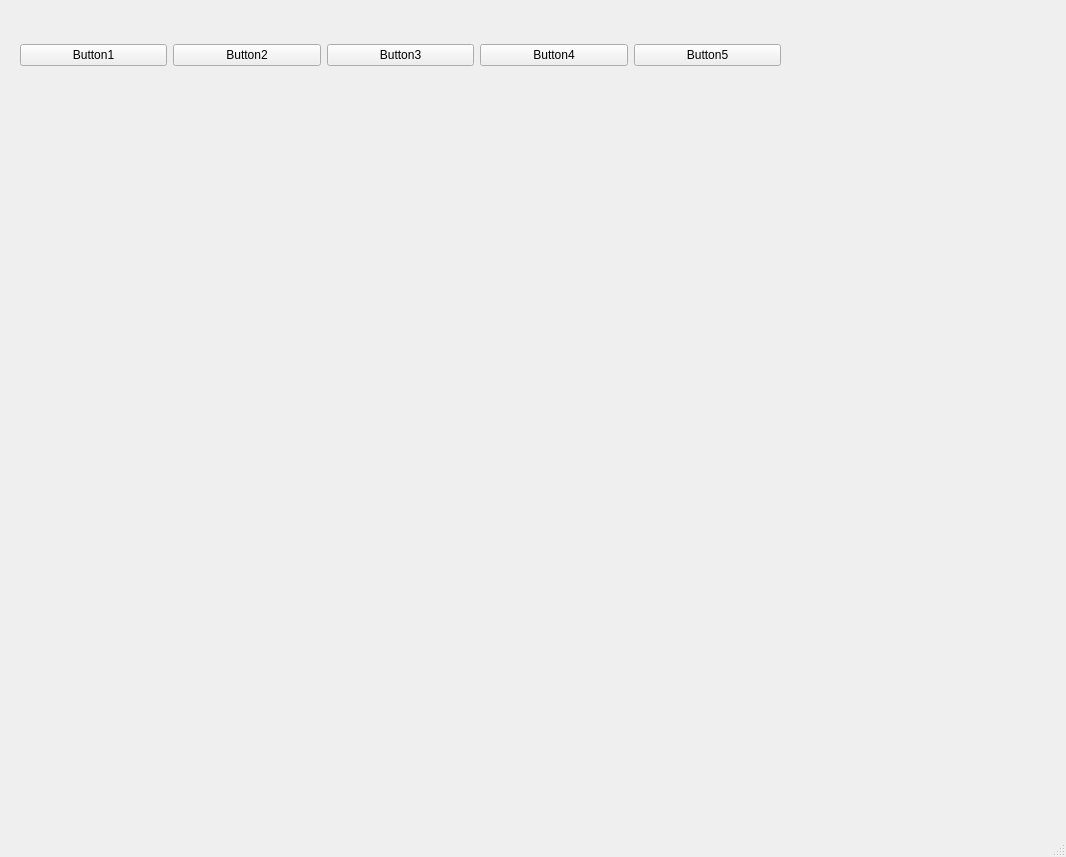
<?xml version="1.0" encoding="UTF-8"?>
<ui version="4.0">
 <class>MainWindow</class>
 <widget class="QMainWindow" name="MainWindow">
  <property name="geometry">
   <rect>
    <x>0</x>
    <y>0</y>
    <width>1066</width>
    <height>857</height>
   </rect>
  </property>
  <property name="windowTitle">
   <string>MainWindow</string>
  </property>
  <widget class="QWidget" name="centralwidget">
   <widget class="QWidget" name="">
    <property name="geometry">
     <rect>
      <x>20</x>
      <y>20</y>
      <width>761</width>
      <height>71</height>
     </rect>
    </property>
    <layout class="QHBoxLayout" name="horizontalLayout">
     <item>
      <widget class="QPushButton" name="pushButton">
       <property name="text">
        <string>Button1</string>
       </property>
      </widget>
     </item>
     <item>
      <widget class="QPushButton" name="pushButton_2">
       <property name="text">
        <string>Button2</string>
       </property>
      </widget>
     </item>
     <item>
      <widget class="QPushButton" name="pushButton_3">
       <property name="text">
        <string>Button3</string>
       </property>
      </widget>
     </item>
     <item>
      <widget class="QPushButton" name="pushButton_4">
       <property name="text">
        <string>Button4</string>
       </property>
      </widget>
     </item>
     <item>
      <widget class="QPushButton" name="pushButton_5">
       <property name="text">
        <string>Button5</string>
       </property>
      </widget>
     </item>
    </layout>
   </widget>
  </widget>
  <widget class="QMenuBar" name="menubar">
   <property name="geometry">
    <rect>
     <x>0</x>
     <y>0</y>
     <width>1066</width>
     <height>26</height>
    </rect>
   </property>
  </widget>
  <widget class="QStatusBar" name="statusbar"/>
 </widget>
 <resources/>
 <connections/>
</ui>
